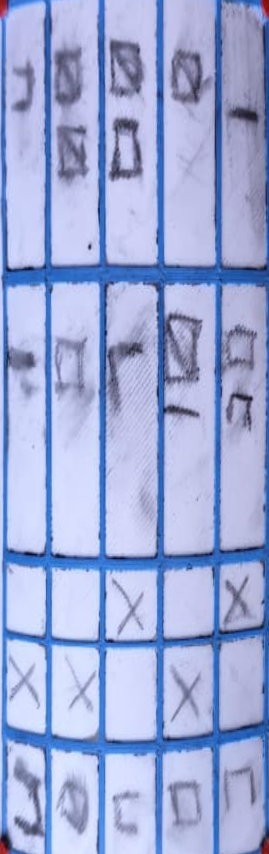
#> input picture docs/ocr_test_debug/warped.png, 269 x 854 px
$ python -i motor_ia.py   (imports and definitions only)
#> lines starting #> are read from the running program, lines starting #| are printed output that depends on the picture; after the words box and inside, x2 and y2 are one past the last pixel; in counts of white or black regions, pixels touching at a corner belong together
#> further down, picture is the input picture: shape (854, 269, 3); mean B, G, R 215.6, 170.8, 158.3

import ast
import base64
import json
import os
import re
import time
from io import BytesIO

import cv2
import numpy as np
from PIL import Image, ImageDraw
import anthropic
from core.config import settings
from core.logger import logger

CLAUDE_MODEL = settings.ANTHROPIC_MODEL
CLAUDE_OCR_AUDIT_MODEL = settings.ANTHROPIC_OCR_AUDIT_MODEL


# Modelos que NO aceptan parámetros de sampling (temperature/top_p/top_k): enviarlos
# devuelve HTTP 400. Es la familia de "adaptive thinking": Sonnet 5, Opus 4.7/4.8, Fable 5,
# Mythos 5. Para estos se omite `temperature`; el resto (Sonnet 4.6 y anteriores) sí lo acepta.
_MODELS_SIN_SAMPLING = {
    "claude-sonnet-5",
    "claude-opus-4-8",
    "claude-opus-4-7",
    "claude-fable-5",
    "claude-mythos-5",
}


# [31 lines left out: functions _message_options_for_model, _extract_response_text, not called in this run]

COL_LABELS = [
    "N Nidos con Huevos",
    "N Cuevas Cubiertas",
    "Captura Hembras - Nido",
    "Captura Hembras - Cueva",
    "Captura N Total Pulpos",
]


class Grid5x5Engine:
    def __init__(self):
        # Umbrales relajados (S/V mas bajos) para que los puntos rojos sobrevivan la
        # compresion JPEG del frontend, que desatura el rojo y disparaba fallbacks falsos.
        self.lower_red1 = np.array([0, 90, 55], dtype=np.uint8)
        self.upper_red1 = np.array([10, 255, 255], dtype=np.uint8)
        self.lower_red2 = np.array([170, 90, 55], dtype=np.uint8)
        self.upper_red2 = np.array([180, 255, 255], dtype=np.uint8)

        # ratios base estables del OCR anterior
        self.default_x = [0.000, 0.318, 0.640, 0.751, 0.873, 1.000]
        self.default_y = [0.011, 0.199, 0.415, 0.629, 0.825, 1.000]

    def order_points(self, pts):
        rect = np.zeros((4, 2), dtype=np.float32)
        s = pts.sum(axis=1)
        diff = np.diff(pts, axis=1).flatten()
        rect[0] = pts[np.argmin(s)]     # tl
        rect[1] = pts[np.argmin(diff)]  # tr
        rect[2] = pts[np.argmax(s)]     # br
        rect[3] = pts[np.argmax(diff)]  # bl
        return rect

    def get_red_points(self, img):
        hsv = cv2.cvtColor(img, cv2.COLOR_BGR2HSV)
#> hsv: shape (854, 269, 3); mean H, S, V 115.5, 72.6, 215.7
        mask = cv2.inRange(hsv, self.lower_red1, self.upper_red1)
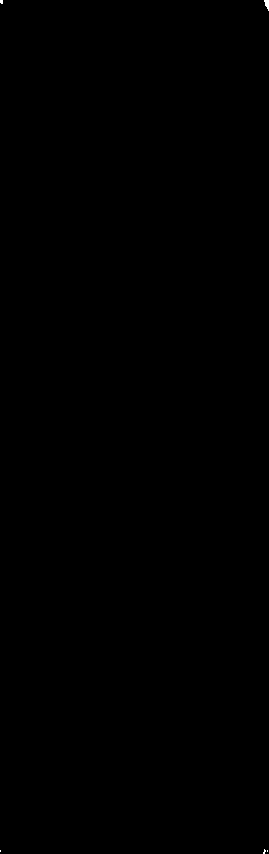
#> mask: shape (854, 269); 0.03% white; 5 white regions (4 under 20 px), largest, box (x1, y1, x2, y2) and area: (264, 0, 269, 11) 35
        mask |= cv2.inRange(hsv, self.lower_red2, self.upper_red2)
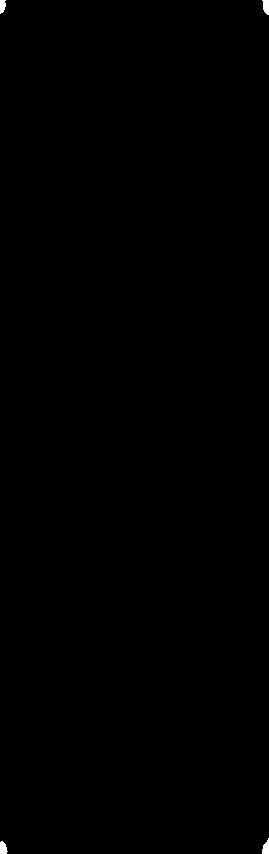
#> mask: shape (854, 269); 0.13% white; 4 white regions, box (x1, y1, x2, y2) and area: (262, 0, 269, 15) 80, (0, 841, 8, 854) 79, (262, 838, 269, 854) 77, (0, 0, 6, 14) 67
        mask = cv2.morphologyEx(mask, cv2.MORPH_OPEN, np.ones((3, 3), np.uint8), iterations=1)
#> mask: shape (854, 269); 0.13% white; 4 white regions, box (x1, y1, x2, y2) and area: (263, 0, 269, 15) 79, (0, 842, 7, 854) 76, (262, 840, 269, 854) 75, (0, 0, 6, 13) 65
        mask = cv2.morphologyEx(mask, cv2.MORPH_CLOSE, np.ones((3, 3), np.uint8), iterations=1)
        mask = cv2.dilate(mask, np.ones((5, 5), np.uint8), iterations=2)
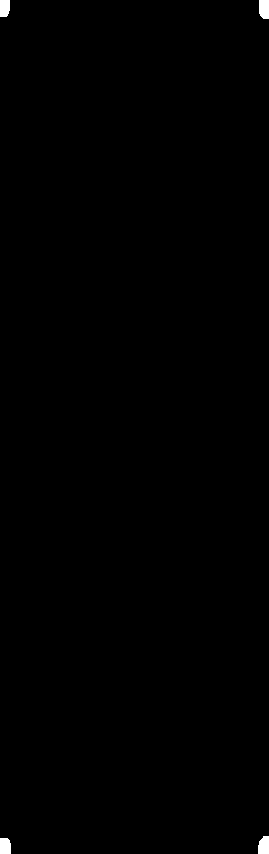
#> mask: shape (854, 269); 0.3% white; 4 white regions

        cnts, _ = cv2.findContours(mask, cv2.RETR_EXTERNAL, cv2.CHAIN_APPROX_SIMPLE)
#> cnts = 4 contours; box (x1, y1, x2, y2) and area: (259, 0, 269, 19) 153, (258, 836, 269, 854) 150, (0, 838, 11, 854) 144, (0, 0, 10, 17) 136
        if not cnts:
            return None

        H, W = img.shape[:2]
#> H = 854; W = 269
        min_area = max(12, int(H * W * 0.00003))
#> min_area = 12

        centers = []
        for c in sorted(cnts, key=cv2.contourArea, reverse=True)[:12]:
            area = cv2.contourArea(c)
            if area < min_area:
                continue
            M = cv2.moments(c)
            if M["m00"] == 0:
                continue
            cx = int(M["m10"] / M["m00"])
            cy = int(M["m01"] / M["m00"])
            centers.append([cx, cy])
#> this loop made 4 passes
#> (area, cx, cy) on passes 1 to 4: (153, 263, 8), (149.5, 263, 845), (143.5, 4, 845), (135.5, 4, 7)
#> after the loop, centers = [[263, 8], [263, 845], [4, 845], [4, 7]]

        if len(centers) < 4:
            return None

        pts = np.array(centers, dtype=np.float32)
#> pts = [[263, 8], [263, 845], [4, 845], [4, 7]]
        corners = np.array([[0, 0], [W - 1, 0], [W - 1, H - 1], [0, H - 1]], dtype=np.float32)
#> corners = [[0, 0], [268, 0], [268, 853], [0, 853]]

        selected = []
        used = set()
        for corner in corners:
            d = np.sum((pts - corner) ** 2, axis=1)
            for idx in np.argsort(d):
                idx = int(idx)
                if idx not in used:
                    selected.append(pts[idx])
                    used.add(idx)
                    break
#> this loop made 4 passes
#> d on passes 1 to 4: [69233, 783194, 714041, 65], [89, 714050, 783721, 69745], [714050, 89, 69760, 785412], [783194, 69233, 80, 715732]
#> after the loop, selected = [[4, 7], [263, 8], [263, 845], [4, 845]]; used = 4 items

        if len(selected) != 4:
            return None

        return np.array(selected, dtype=np.float32)

    def warp(self, img, factor=1.517):
        pts = self.get_red_points(img)
#> pts = [[4, 7], [263, 8], [263, 845], [4, 845]]
        if pts is None:
            logger.warning("[MOTOR_IA] warp: No se detectaron 4 puntos rojos → usando fallback sin warping")
            return None, None, None, None, "No se detectaron 4 puntos rojos"

        rect = self.order_points(pts)
#> in order_points, `s = pts.sum(axis=1)`: s = [11, 271, 1108, 849]
#> in order_points, `diff = np.diff(pts, axis=1).flatten()`: diff = [3, -255, 582, 841]
#> rect = [[4, 7], [263, 8], [263, 845], [4, 845]]
        tl, tr, br, bl = rect
#> tl = [4, 7]; tr = [263, 8]; br = [263, 845]; bl = [4, 845]

        wA = np.sqrt(((br[0] - bl[0]) ** 2) + ((br[1] - bl[1]) ** 2))
#> wA = 259
        wB = np.sqrt(((tr[0] - tl[0]) ** 2) + ((tr[1] - tl[1]) ** 2))
#> wB = 259
        maxW = max(int(round(wA)), int(round(wB)), 50)
#> maxW = 259

        hA = np.sqrt(((tr[0] - br[0]) ** 2) + ((tr[1] - br[1]) ** 2))
#> hA = 837
        hB = np.sqrt(((tl[0] - bl[0]) ** 2) + ((tl[1] - bl[1]) ** 2))
#> hB = 838
        maxH = max(int(round(max(int(round(hA)), int(round(hB))) * factor)), 50)
#> maxH = 1271

        # Rechazo de warp degenerado: la tablilla rectificada es apaisada (W/H ~ 1.3-1.4).
        # Si sale vertical/angosta (p.ej. 269x854, aspect 0.31) los 4 puntos se eligieron mal;
        # devolver None obliga al fallback robusto en vez de pasar una lectura distorsionada.
        aspect = maxW / float(maxH)
#> aspect = 0.204
        if aspect < 0.95:
            logger.warning(
                "[MOTOR_IA] warp: relacion de aspecto degenerada (%.2f, %dx%d) -> descartado, usando fallback",
                aspect, maxW, maxH,
            )
            return None, None, None, None, "warp_degenerado_aspecto"

        src = np.array([tl, tr, br, bl], dtype=np.float32)
        dst = np.array([[0, 0], [maxW - 1, 0], [maxW - 1, maxH - 1], [0, maxH - 1]], dtype=np.float32)

        M = cv2.getPerspectiveTransform(src, dst)
        warped = cv2.warpPerspective(img, M, (maxW, maxH))
        return warped, maxW, maxH, rect, "ok"

    # [816 lines left out: functions _norm_to_px, _curve_row_factor, _curved_xs_for_row, build_grid, cv2_to_b64, _blue_mask and 18 more, not called in this run]


class ClaudeGridOCRService:
    def __init__(self):
        # Fallback de placeholder para permitir construir el servicio en entornos de test
        # sin credencial real. Una key vacia haria fallar la construccion del cliente.
        # Esto NO habilita llamadas reales: con placeholder cualquier request fallaria igual.
        api_key = settings.ANTHROPIC_API_KEY or "sk-ant-placeholder-no-usar-en-tests"
        self.client = anthropic.Anthropic(api_key=api_key)
        self.grid = Grid5x5Engine()

    # [442 lines left out: functions _call_claude, _call_count_audit, _call_claude_full_rectangle, _read_full_rectangle_image, _procesar_full_rectangle, procesar_imagen and 1 more, not called in this run]


# [1 line that did not run here, left out]


def procesar_registro_ocr(img_bytes: bytes, excepciones=None, ocr_mode=None):
    return _service.procesar_imagen(img_bytes, excepciones=excepciones, ocr_mode=ocr_mode)

>>> import cv2
>>> picture = cv2.imread('../../../../../docs/ocr_test_debug/warped.png')
>>> result = Grid5x5Engine().warp(picture)
#> result = 5 items
